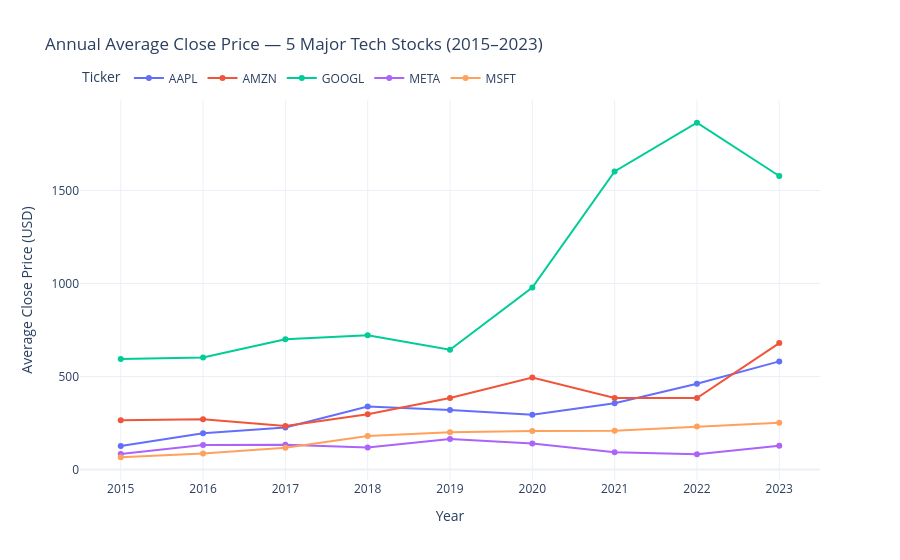

Notebook code cell kept with this figure:
### Markdown cell above
### Visual 4: Stock Price Trends with Macro Overlay — Interactive (Standout / Plotly)

### Code cell
# Interactive Plotly chart: Average Close price trend for all 5 tickers over time
fig = px.line(
    annual_stock.sort_values(['Ticker','Year']),
    x='Year', y='Avg_Close', color='Ticker',
    title='Annual Average Close Price — 5 Major Tech Stocks (2015–2023)',
    labels={'Avg_Close': 'Average Close Price (USD)', 'Year': 'Year'},
    markers=True,
    template='plotly_white'
)
fig.update_layout(
    hovermode='x unified',
    legend=dict(orientation='h', yanchor='bottom', y=1.02),
    font=dict(size=12)
)
fig.write_html("data/visual4_interactive_stock_trends.html")
fig.show()
print("Interactive chart saved as HTML.")

### Figure 1 — Plotly figure (JSON) as saved in the notebook; plotly's stock layout.template omitted (floating-point values rounded to 4 significant figures)
{"data": [{"hovertemplate": "Ticker=AAPL<br>Year=%{x}<br>Average Close Price (USD)=%{y}<extra></extra>", "legendgroup": "AAPL", "line": {"color": "#636efa", "dash": "solid"}, "marker": {"symbol": "circle"}, "mode": "lines+markers", "name": "AAPL", "orientation": "v", "showlegend": true, "type": "scatter", "x": [2015, 2016, 2017, 2018, 2019, 2020, 2021, 2022, 2023], "xaxis": "x", "y": [127.0, 195.8, 226.7, 338.9, 319.7, 294.4, 356.9, 461.0, 581.6], "yaxis": "y"}, {"hovertemplate": "Ticker=AMZN<br>Year=%{x}<br>Average Close Price (USD)=%{y}<extra></extra>", "legendgroup": "AMZN", "line": {"color": "#EF553B", "dash": "solid"}, "marker": {"symbol": "circle"}, "mode": "lines+markers", "name": "AMZN", "orientation": "v", "showlegend": true, "type": "scatter", "x": [2015, 2016, 2017, 2018, 2019, 2020, 2021, 2022, 2023], "xaxis": "x", "y": [265.6, 270.0, 234.6, 297.9, 384.2, 495.1, 384.3, 384.1, 680.0], "yaxis": "y"}, {"hovertemplate": "Ticker=GOOGL<br>Year=%{x}<br>Average Close Price (USD)=%{y}<extra></extra>", "legendgroup": "GOOGL", "line": {"color": "#00cc96", "dash": "solid"}, "marker": {"symbol": "circle"}, "mode": "lines+markers", "name": "GOOGL", "orientation": "v", "showlegend": true, "type": "scatter", "x": [2015, 2016, 2017, 2018, 2019, 2020, 2021, 2022, 2023], "xaxis": "x", "y": [594.6, 603.1, 700.7, 722.3, 644.1, 978.2, 1603.0, 1864.0, 1578.0], "yaxis": "y"}, {"hovertemplate": "Ticker=META<br>Year=%{x}<br>Average Close Price (USD)=%{y}<extra></extra>", "legendgroup": "META", "line": {"color": "#ab63fa", "dash": "solid"}, "marker": {"symbol": "circle"}, "mode": "lines+markers", "name": "META", "orientation": "v", "showlegend": true, "type": "scatter", "x": [2015, 2016, 2017, 2018, 2019, 2020, 2021, 2022, 2023], "xaxis": "x", "y": [84.26, 131.6, 133.9, 118.4, 164.0, 139.8, 93.65, 82.83, 127.6], "yaxis": "y"}, {"hovertemplate": "Ticker=MSFT<br>Year=%{x}<br>Average Close Price (USD)=%{y}<extra></extra>", "legendgroup": "MSFT", "line": {"color": "#FFA15A", "dash": "solid"}, "marker": {"symbol": "circle"}, "mode": "lines+markers", "name": "MSFT", "orientation": "v", "showlegend": true, "type": "scatter", "x": [2015, 2016, 2017, 2018, 2019, 2020, 2021, 2022, 2023], "xaxis": "x", "y": [66.23, 87.02, 117.4, 180.3, 200.7, 207.0, 209.1, 231.6, 251.5], "yaxis": "y"}], "layout": {"font": {"size": 12}, "hovermode": "x unified", "legend": {"orientation": "h", "title": {"text": "Ticker"}, "tracegroupgap": 0, "y": 1.02, "yanchor": "bottom"}, "title": {"text": "Annual Average Close Price — 5 Major Tech Stocks (2015–2023)"}, "xaxis": {"anchor": "y", "domain": [0, 1], "title": {"text": "Year"}}, "yaxis": {"anchor": "x", "domain": [0, 1], "title": {"text": "Average Close Price (USD)"}}}}
